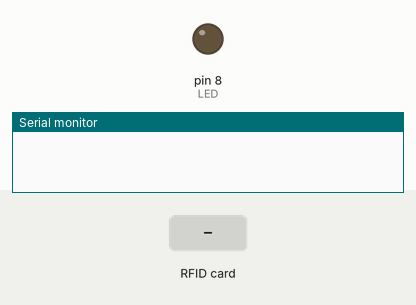
The sketch below on a simulated Arduino Uno, built with avr-gcc and run on an emulated ATmega328P. On the bench: output pins drawn as LEDs (lit = HIGH), the last lines printed to the serial monitor. Inputs (shaded band) come from the test bench. Pins used as bus, display or sensor lines are not drawn.

Above: at 1.2 s.
1.3 s: RFID card 5E 7A 19 C4 held to the reader
At 2.0 s:
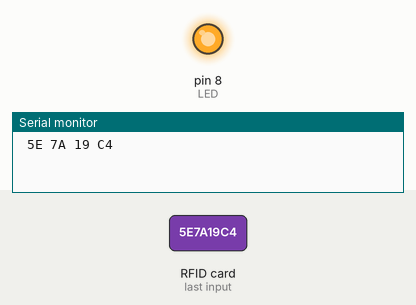
Timing chart, 0 to 5.8 s (numbered marks = the images above; inputs shaded):
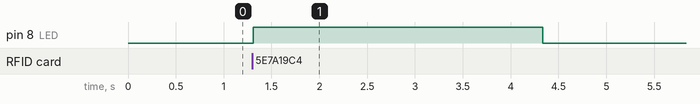

Measured:
- after the input at 1.3 s, pin 8 (LED): LOW → HIGH at once, → LOW 3.0 s later

The sketch:

RFID.ino
```cpp
#include <SPI.h>
#include <MFRC522.h>

#define LED 8

#define SS_PIN 10
#define RST_PIN 9
MFRC522 mfrc522(SS_PIN, RST_PIN);

void setup()
{
  Serial.begin(9600);
  SPI.begin();
  mfrc522.PCD_Init();

  pinMode(LED, OUTPUT);
  digitalWrite(LED, LOW);
}
void loop()
{
  if ( ! mfrc522.PICC_IsNewCardPresent())
  {
    digitalWrite(LED,LOW);
    return;
  }
  if ( ! mfrc522.PICC_ReadCardSerial())
  {
    return;
  }
  String content= "";
  byte letter;
  for (byte i = 0; i < mfrc522.uid.size; i++)
  {
     Serial.print(mfrc522.uid.uidByte[i] < 0x10 ? " 0" : " ");
     Serial.print(mfrc522.uid.uidByte[i], HEX);
     content.concat(String(mfrc522.uid.uidByte[i] < 0x10 ? " 0" : " "));
     content.concat(String(mfrc522.uid.uidByte[i], HEX));
     digitalWrite(LED,HIGH);
  }
  Serial.println();
  content.toUpperCase();
  delay(3000);
}
```
